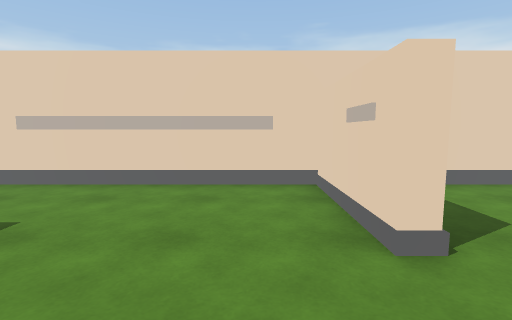
view 1 (above)

12 first-person views from a walk through a scene from a Unity 3-D project. The camera is 1.3 m above the floor, tilts 6° down and sees 85° across. The floor is counted in squares, 1 m on a side. Each view is taken from the middle of a square. On the plan, view 1 faces up. The plan holds only what a view shows up to about 13 squares ahead; the rest is blank. The player is left out.

view 2
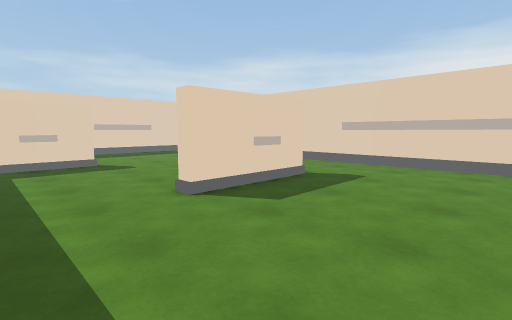

view 3
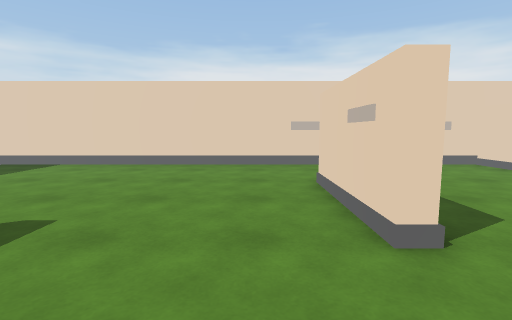

view 4
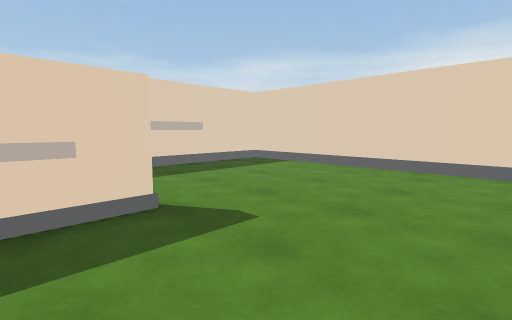

view 5
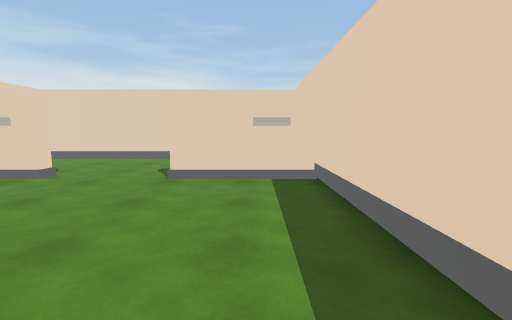

view 6
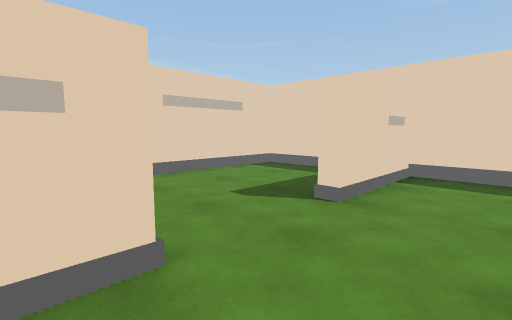

view 7
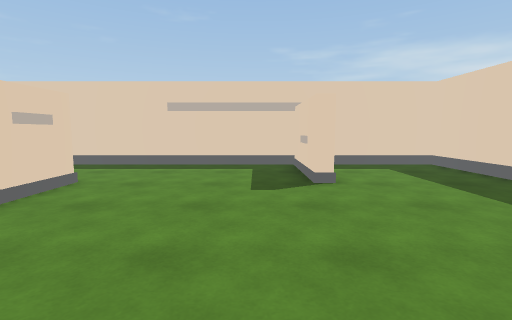

view 8
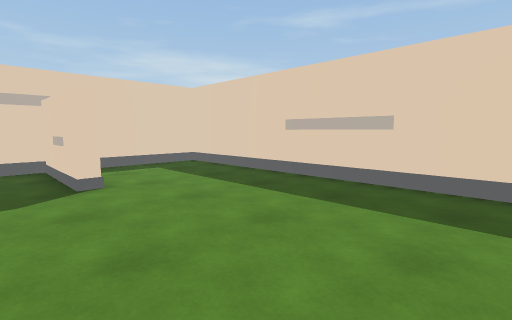

view 9
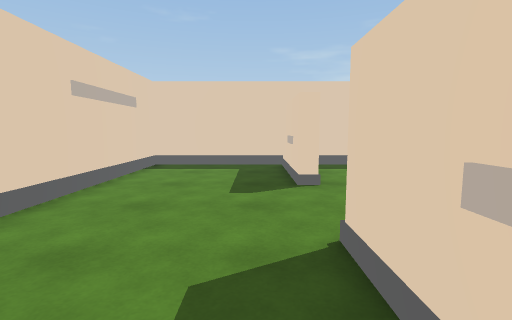

view 10
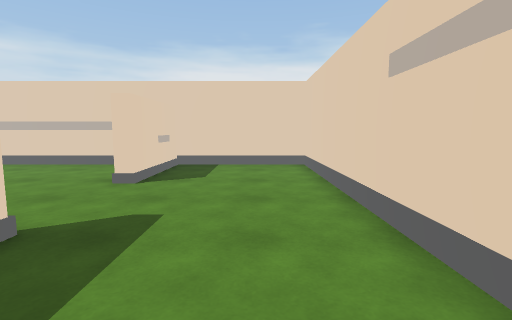

view 11
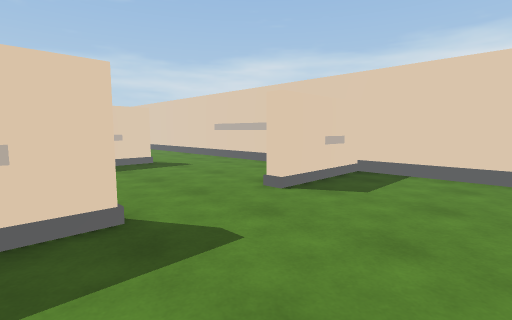

view 12
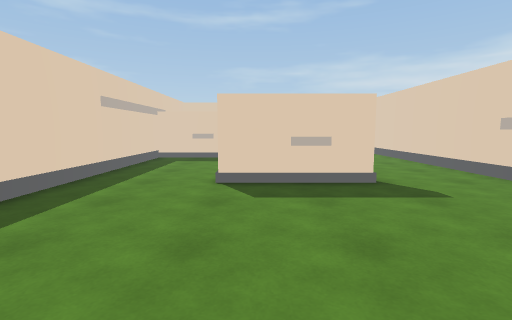

### Floor plan
Key: @ floor where view 1 was taken; # wall or solid block; . main floor; : floor 0.25 m higher than the main floor; O other object.
Columns run from 17 left of view 1 to 7 right of it. Each row starts with its distance up from view 1.
  7 #########################
  6 #..................#....#
  5 #..................#....#
  4 #..................#....#
  3 #...........:......#....
  2 #...........#...........
  1 #...........#...........
  0 #...........O....@......#
 -1 #....#......:......#....#
 -2 #....#.............#....#
 -3 #....#.............#....#
 -4 #.... .............#....#
 -5 ############OOOOO########

Positions as (right, up) in squares from view 1, and headings:
1: (0, 0), facing up
2: (0, -4), facing up-left
3: (-7, -4), facing up
4: (-7, -3), facing up-left
5: (-6, -3), facing right
6: (-1, 4), facing down-right
7: (-10, 6), facing down
8: (-10, 6), facing down-left
9: (3, 6), facing down
10: (5, -4), facing up
11: (6, -2), facing up-left
12: (2, 0), facing left
